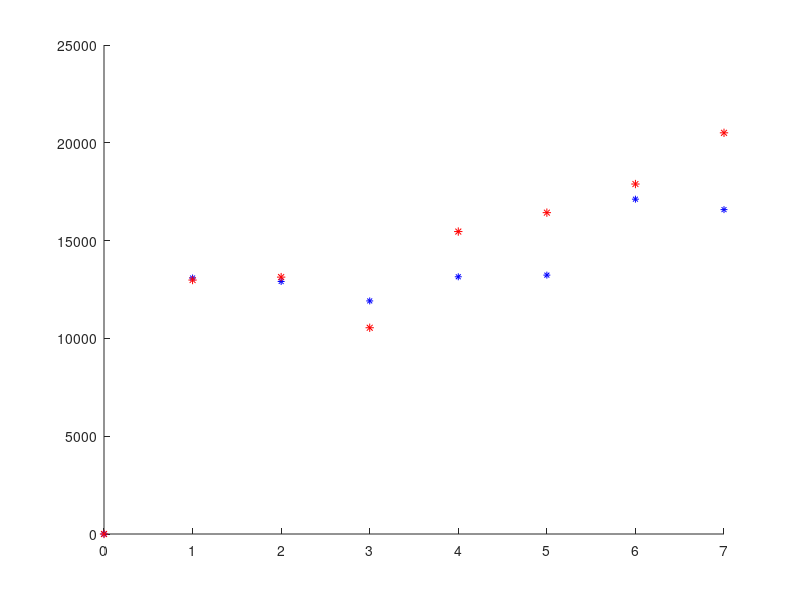

Write the MATLAB code that produced this figure. (Note: this script raises an error after producing the figure.)
days = 0:7;
sp10 = [0 13088.802 12909.932 11916.074 13150.497 13235.365 17118.611 16584.274];
sp20 = [0 12983.868 13133.829 10544.882 15461.936 16429.047 17892.291 20510.374];

figure(1);
disp 'Figure 1'
scatter(days, sp10, 25,'b','*')
hold on
plot(days, sp20, 'r*')
h = lsline;
set(h(1), 'color', 'r', 'linewidth', 1.3);
set(h(2), 'color', 'b', 'linewidth', 1.3);
Lr = [ones(size(h(1).XData(:))), h(1).XData(:)] \ h(1).YData(:);
Slope_red = Lr(2)
Intercept_red = Lr(1)
Lb = [ones(size(h(2).XData(:))), h(2).XData(:)] \ h(2).YData(:);
Slope_blue = Lb(2)
Intercept_blue = Lb(1)
xlabel('Day', 'fontsize', 14);
ylabel('Protein Band Intensity (x 10^{4})', 'fontsize', 14);
set(gca,'YTick', 0:5000:25000)
set(gca,'YTickLabel',0:0.5:2.5)
legend ('Band Intensity SP 10', 'Band Intensity SP 20');

eq10 = [0 0.261028173400952 0.257460993656295 0.237640620610701 0.262258548278498 0.263951059099595 0.341394098595995 0.330737889487587];
eq20 = [0 0.258935489108864 0.261926140652938 0.210295127635713 0.308355257518788 0.32764221883167 0.356823492149113 0.409035560396619];

figure(2);
disp 'Figure 2'
scatter(days, eq10, 25, 'b', '*')
hold on
plot(days, eq20, 'r*')
g = lsline;
set(g(1), 'color', 'r', 'linewidth', 1.3);
set(g(2), 'color', 'b', 'linewidth', 1.3);
Lr = [ones(size(g(1).XData(:))), g(1).XData(:)] \ g(1).YData(:);
Slope_red = Lr(2)
Intercept_red = Lr(1)
Lb = [ones(size(g(2).XData(:))), g(2).XData(:)] \ g(2).YData(:);
Slope_blue = Lb(2)
Intercept_blue = Lb(1)
xlabel('Day', 'fontsize', 14);
ylabel('Amount of protein (\mug)', 'fontsize', 14);
set(gca, 'YTick', 0:0.1:0.5);
legend('Estimated quantity of SP 10', 'Estimated quantity of SP 20');